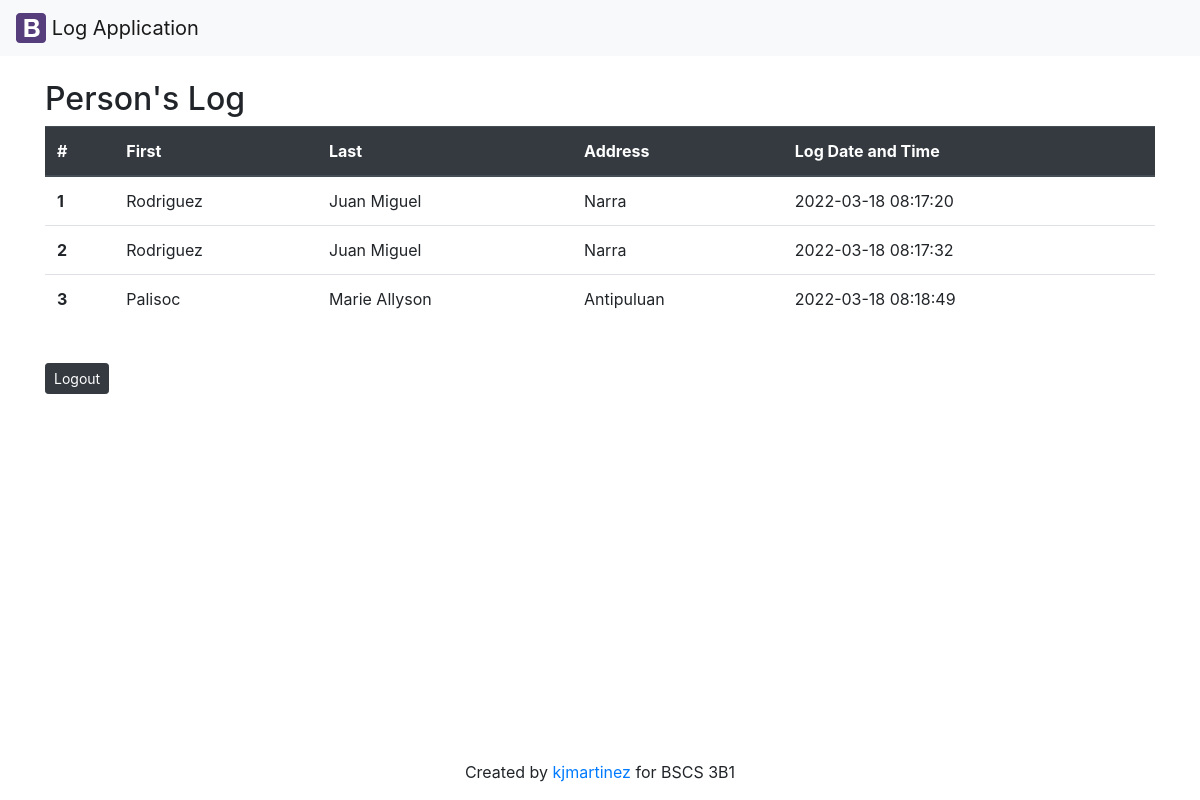
The page /logApp-scaling-octo/guestbook-list.php on the database its author committed.
### tables this page shows
CREATE TABLE `person` (
  `pid` int(11) NOT NULL AUTO_INCREMENT,
  `lastname` varchar(45) NOT NULL,
  `firstname` varchar(45) NOT NULL,
  `address` varchar(45) NOT NULL,
  `logdt` varchar(45) NOT NULL,
  PRIMARY KEY (`pid`)
);

### logApp-scaling-octo/guestbook-list.php (the view, shortened to what this page needs)
<?php
    require('config/db.php');
    $sql = "SELECT * FROM person";
    $persons = mysqli_query($conn, $sql);
?>
<?php include('inc/header.php'); ?>
	<div class="container">
    <br/>
		<h2>Person's Log</h2>
        <table class="table">
                <thead class="thead-dark">
                    <tr>
                    <th scope="col">#</th>
                    <th scope="col">First</th>
                    <th scope="col">Last</th>
                    <th scope="col">Address</th>
                    <th scope="col">Log Date and Time</th>
                    </tr>
                </thead>
			<div class="well">
                <tbody>
                <?php foreach($persons as $person) : ?>
                    <tr>
                    <th scope="row"><?php echo $person['pid'];?></th>
                    <td><?php echo $person['lastname'];?></td>
                    <td><?php echo $person['firstname'];?></td>
                    <td><?php echo $person['address'];?></td>
                    <td><?php echo $person['logdt'];?></td>
                    </tr>
                <?php endforeach; ?>
                </tbody>
            </div>
        </table>
        <br/>
            <button type="button" class="btn btn-dark btn-sm" onclick="document.location='guestbook-login.php'">Logout</button>
</div>
<?php include('inc/footer.php'); ?>

### logApp-scaling-octo/inc/header.php (shortened to what this page needs)
<!DOCTYPE html>
<html lang="en">
<head>
  <link rel="stylesheet" href="https://maxcdn.bootstrapcdn.com/bootstrap/4.5.2/css/bootstrap.min.css">
</head>
<body class="d-flex flex-column min-vh-100">
	<?php include('navbar.php'); ?>

### logApp-scaling-octo/inc/navbar.php
<nav class="navbar navbar-light bg-light">
  <a class="navbar-brand" href="#">
    <img src="img/bootstrap.svg" width="30" height="30" class="d-inline-block align-top" alt="" loading="lazy">
    Log Application
  </a>
</nav>

### logApp-scaling-octo/inc/footer.php
<footer class="mastfoot mt-auto" style="text-align: center;">
    <div class="inner">
      <p>Created by <a href="https://github.com/kjvmartinez">kjmartinez</a> for BSCS 3B1</p>
    </div>
</footer>
  </body>
</html>

### rows shown on the page
person: pid "1", lastname "Rodriguez", firstname "Juan Miguel", address "Narra", logdt "2022-03-18 08:17:20"
person: pid "2", lastname "Rodriguez", firstname "Juan Miguel", address "Narra", logdt "2022-03-18 08:17:32"
person: pid "3", lastname "Palisoc", firstname "Marie Allyson", address "Antipuluan", logdt "2022-03-18 08:18:49"
